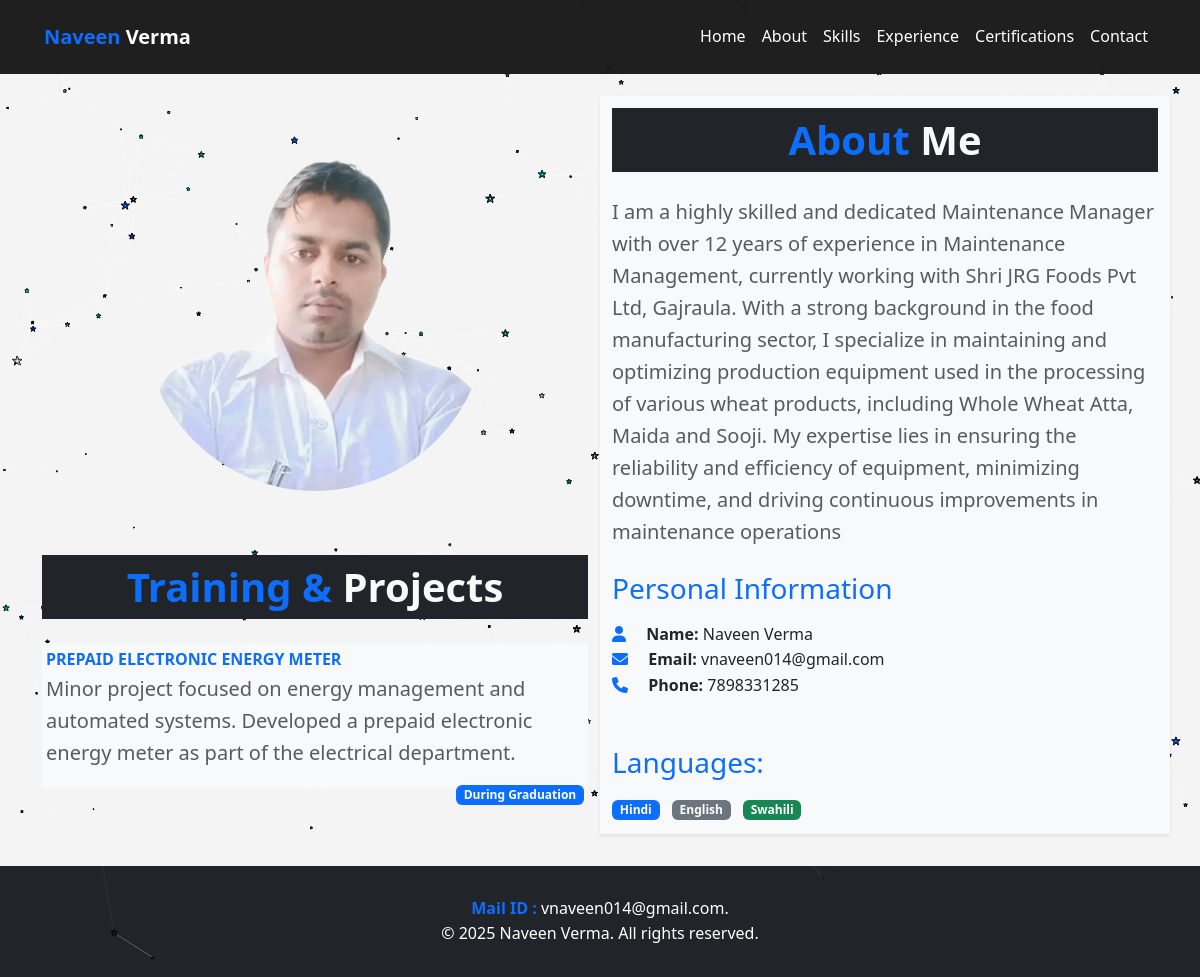
The page /about/ on the database its author committed.
### main/models.py (models this page shows, shortened)
class Profile(models.Model):
    name = models.CharField(max_length=100)
    title = models.CharField(max_length=200)
    about_description = models.TextField()
    profile_image = models.ImageField(upload_to='profile/')
    email = models.EmailField()
    phone = models.CharField(max_length=20)

### main/views.py (the view)
# urls.py: path('about/', views.about_view, name='about'),
def about_view(request):
    profile = Profile.objects.first()
    return render(request, 'main/about.html', {
        'profile': profile
    })

### templates/main/about.html (shortened to what this page needs)
{% extends 'main/base.html' %}
{% load static %}
{% block content %}
<div class="container pt-5 about-container">
    <div class="row">
        <div class="col-md-6 position-relative about-image-section pt-5" data-aos="fade-right">
            <div class="image-wrapper d-flex justify-content-center">
                <div class="image-container ">
                    <img src="{{ profile.profile_image.url }}"
                         alt="{{ profile.name }}"
                         class="img-fluid rounded-circle about-image">
                </div>
            </div>
            <div class="training-section mt-3 pt-5">
                <h1 class="display-6 fw-bold mb-4 bg-dark py-2 text-center text-primary animate__animated animate__fadeInUp">
                    Training & <span class="text-light">Projects</span>
                </h1>
                <div class="personal-intro bg-light gradient-light px-1 py-1 animate__animated animate__fadeInUp animate__delay-1s">
                    <span class="text-primary fw-bold">PREPAID ELECTRONIC ENERGY
                        METER</span>
                    <p class="lead text-muted fw-normal ">
                        Minor project focused on energy management
                        and automated systems.
                         Developed a prepaid electronic energy meter
                        as part of the electrical department.
                    </p>
                        <span class="badge float-end bg-primary text-white">During Graduation</span>
                </div>
            </div>
        </div>
        <div class="col-md-6 border-dark about-content-section bg-light shadow-sm gap-2 py-1" data-aos="fade-left">
            <div class="content-wrapper py-2">
                <h1 class="display-6 fw-bold mb-4 bg-dark py-2 text-center text-primary animate__animated animate__fadeInUp">
                    About <span class="text-light">Me</span>
                </h1>
                <div class="personal-intro animate__animated animate__fadeInUp animate__delay-1s">
                    <p class="lead text-muted fw-normal">
                        {{ profile.about_description }}
                    </p>
                </div>
                <div class="personal-details mt-4 animate__animated animate__fadeInUp animate__delay-2s">
                    <h3 class="text-primary mb-3">Personal Information</h3>
                    <ul class="list-unstyled personal-info-list">
                        <li>
                            <i class="fas fa-user text-primary me-3"></i>
                            <strong>Name:</strong> {{ profile.name }}
                        </li>
                        <li>
                            <i class="fas fa-envelope text-primary me-3"></i>
                            <strong>Email:</strong> {{ profile.email }}
                        </li>
                        <li>
                            <i class="fas fa-phone text-primary me-3"></i>
                            <strong>Phone:</strong> {{ profile.phone }}
                        </li>
                    </ul>
                </div>
                <div class="interests mt-5 animate__animated animate__fadeInUp animate__delay-3s">
                    <h3 class="text-primary mb-3">Languages:</h3>
                    <div class="interest-tags">
                        <span class="badge bg-primary me-2">Hindi</span>
                        <span class="badge bg-secondary me-2">English</span>
                        <span class="badge bg-success me-2">Swahili</span>
                    </div>
                </div>
            </div>
        </div>
    </div>
</div>
{% endblock %}

### static/css/style.css (style rules this page uses)
:root { --primary-color: #007bff; --secondary-color: #6c757d; --dark-color: #333; --light-color: #f4f4f4; --transition: all 0.3s ease; }
* { margin: 0; padding: 0; box-sizing: border-box; }
body { font-family: 'Segoe UI', Tahoma, Geneva, Verdana, sans-serif; line-height: 1.6; background-color: var(--light-color); }

### rows shown on the page
Profile: profile_image (picture), about_description "I am a highly skilled and dedicated Maintenance Manager with over 12 years of experience in Maintenance Management, currently working with Shri JRG Foods Pvt Ltd, Gajraula. With a strong background in the food manufacturing sector, I specialize in maintaining and optimizing production equipment used in the processing of various wheat products, including Whole Wheat Atta, Maida and Sooji. My expertise lies in ensuring the reliability and efficiency of equipment, minimizing downtime, and driving continuous improvements in maintenance operations", name "Naveen Verma", email "vnaveen014@gmail.com", phone "7898331285"
